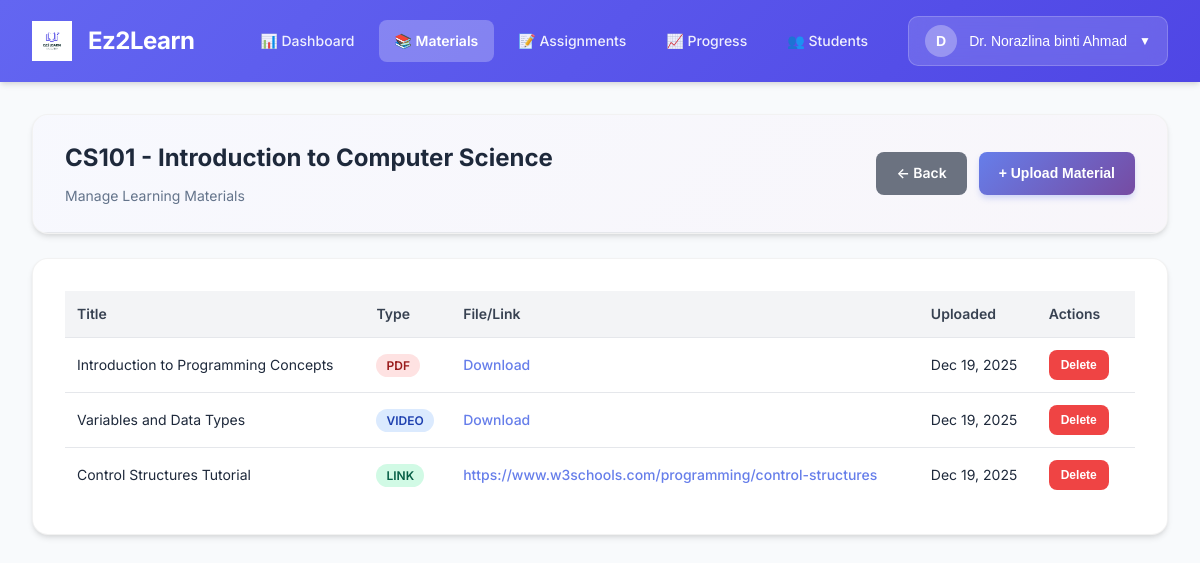
Page /lecturer/module-managelearning/manage-materials.php?course_id=1 (signed in) on the committed database.
### tables this page shows
CREATE TABLE courses (
    course_id INT AUTO_INCREMENT PRIMARY KEY,
    course_code VARCHAR(20) UNIQUE NOT NULL,
    course_name VARCHAR(100) NOT NULL,
    description TEXT,
    status ENUM('open','closed') DEFAULT 'open'
);

CREATE TABLE materials (
    material_id INT AUTO_INCREMENT PRIMARY KEY,
    course_id INT NOT NULL,
    lecturer_id INT NOT NULL,
    title VARCHAR(150) NOT NULL,
    material_type ENUM('pdf','video','link') NOT NULL,
    file_path VARCHAR(255),
    created_at TIMESTAMP DEFAULT CURRENT_TIMESTAMP,
    FOREIGN KEY (course_id) REFERENCES courses(course_id),
    FOREIGN KEY (lecturer_id) REFERENCES users(user_id)
);

### lecturer/module-managelearning/manage-materials.php (the view, shortened to what this page needs)
<?php
$db_host = 'localhost';
$db_user = 'root';
$db_pass = '';
$db_name = 'ez2learn';
$conn = mysqli_connect($db_host, $db_user, $db_pass, $db_name);
$lecturer_id = $_SESSION['user_id'] ?? 0;
$course_id = (int)($_GET['course_id'] ?? 0);
$verify_stmt = mysqli_prepare($conn, "
    SELECT c.course_id, c.course_code, c.course_name
    FROM courses c
    INNER JOIN course_lecturers cl ON c.course_id = cl.course_id
    WHERE c.course_id = ? AND cl.lecturer_id = ?
");
mysqli_stmt_bind_param($verify_stmt, "ii", $course_id, $lecturer_id);
mysqli_stmt_execute($verify_stmt);
$verify_result = mysqli_stmt_get_result($verify_stmt);
$course = mysqli_fetch_assoc($verify_result);
$materials_query = "
    SELECT material_id, title, material_type, file_path, created_at
    FROM materials
    WHERE course_id = ? AND lecturer_id = ?
    ORDER BY created_at DESC
";
$stmt = mysqli_prepare($conn, $materials_query);
mysqli_stmt_bind_param($stmt, "ii", $course_id, $lecturer_id);
mysqli_stmt_execute($stmt);
$result = mysqli_stmt_get_result($stmt);
$materials = mysqli_fetch_all($result, MYSQLI_ASSOC);
require_once '../../includes/header-lecturer.php';
?>
    <div class="container">
        <div class="page-header">
            <div class="page-header-content">
                <div class="page-header-left">
                    <h1><?php echo htmlspecialchars($course['course_code'] . ' - ' . $course['course_name']); ?></h1>
                    <p>Manage Learning Materials</p>
                </div>
                <div class="page-header-actions">
                    <a href="index.php" class="btn-back">← Back</a>
                    <button class="btn-add" onclick="openUploadModal()">+ Upload Material</button>
                </div>
            </div>
        </div>
        <div class="page-container">
            <div class="page-container-content">
                <?php if (empty($materials)): ?>
                    <div class="empty-state">
                        <p>No materials uploaded yet. Click "Upload Material" to get started.</p>
                    </div>
                <?php else: ?>
                    <div class="table-wrapper">
                        <table>
                    <thead>
                        <tr>
                            <th>Title</th>
                            <th>Type</th>
                            <th>File/Link</th>
                            <th>Uploaded</th>
                            <th>Actions</th>
                        </tr>
                    </thead>
                    <tbody>
                        <?php foreach ($materials as $material): ?>
                            <tr>
                                <td><?php echo htmlspecialchars($material['title']); ?></td>
                                <td><span class="badge badge-<?php echo $material['material_type']; ?>"><?php echo strtoupper($material['material_type']); ?></span></td>
                                <td>
                                    <?php if ($material['material_type'] === 'link'): ?>
                                        <a href="<?php echo htmlspecialchars($material['file_path']); ?>" target="_blank"><?php echo htmlspecialchars($material['file_path']); ?></a>
                                    <?php else: ?>
                                        <a href="../../<?php echo htmlspecialchars($material['file_path']); ?>" target="_blank">Download</a>
                                    <?php endif; ?>
                                </td>
                                <td><?php echo date('M d, Y', strtotime($material['created_at'])); ?></td>
                                <td>
                                    <button class="btn-action btn-delete" onclick="deleteMaterial(<?php echo $material['material_id']; ?>, '<?php echo htmlspecialchars($material['title']); ?>')">Delete</button>
                                </td>
                            </tr>
                        <?php endforeach; ?>
                        </tbody>
                    </table>
                    </div>
                <?php endif; ?>
            </div>
        </div>
    </div>
</body>
</html>

### includes/header-lecturer.php (style rules this page uses)
* { margin: 0; padding: 0; box-sizing: border-box; }
body { font-family: 'Inter', -apple-system, BlinkMacSystemFont, 'Segoe UI', sans-serif; background: #f8fafc; color: #1e293b; line-height: 1.6; }
.container { max-width: 1600px; margin: 2rem auto; padding: 0 2rem; }

### lecturer/module-managelearning/manage-materials.php (style rules this page uses)
.page-header { background: #ffffff; border-radius: 16px; box-shadow: 0 4px 6px -1px rgba(0, 0, 0, 0.1), 0 2px 4px -1px rgba(0, 0, 0, 0.06); overflow: hidden; border: 1px solid rgba(0, 0, 0, 0.05); margin-bottom: 1.5rem; }
.page-header-content { padding: 1.5rem 2rem; border-bottom: 1px solid #e5e7eb; background: linear-gradient(135deg, rgba(102, 126, 234, 0.05) 0%, rgba(118, 75, 162, 0.05) 100%); display: flex; justify-content: space-between; align-items: center; }
.page-header-left h1 { font-size: 1.5rem; font-weight: 700; color: #1e293b; margin-bottom: 0.5rem; }
.page-header-left p { color: #64748b; font-size: 0.875rem; }
.page-header-actions { display: flex; gap: 0.75rem; }
.btn-back { background: #6b7280; color: white; border: none; padding: 0.625rem 1.25rem; border-radius: 8px; cursor: pointer; font-size: 0.875rem; font-weight: 600; text-decoration: none; display: inline-flex; align-items: center; gap: 0.5rem; transition: all 0.3s cubic-bezier(0.4, 0, 0.2, 1); }
.btn-add { background: linear-gradient(135deg, #667eea 0%, #764ba2 100%); color: white; border: none; padding: 0.625rem 1.25rem; border-radius: 8px; cursor: pointer; font-size: 0.875rem; font-weight: 600; transition: all 0.3s cubic-bezier(0.4, 0, 0.2, 1); box-shadow: 0 4px 6px -1px rgba(102, 126, 234, 0.3); }
.page-container { background: #ffffff; border-radius: 16px; box-shadow: 0 4px 6px -1px rgba(0, 0, 0, 0.1), 0 2px 4px -1px rgba(0, 0, 0, 0.06); overflow: hidden; border: 1px solid rgba(0, 0, 0, 0.05); }
.page-container-content { padding: 2rem; }
.table-wrapper { overflow-x: auto; }
table { width: 100%; border-collapse: collapse; }
thead { background: #f3f4f6; }
th { padding: 0.75rem; text-align: left; font-weight: 600; font-size: 0.875rem; color: #374151; }
td { padding: 0.75rem; border-top: 1px solid #e5e7eb; font-size: 0.875rem; }
table a { color: #667eea; text-decoration: none; font-weight: 500; transition: all 0.3s cubic-bezier(0.4, 0, 0.2, 1); }
.badge { padding: 4px 10px; border-radius: 12px; font-size: 12px; font-weight: 600; }
.badge-pdf { background: #fee2e2; color: #991b1b; }
.badge-video { background: #dbeafe; color: #1e40af; }
.badge-link { background: #d1fae5; color: #065f46; }
.btn-action { padding: 0.5rem 0.75rem; border: none; border-radius: 8px; cursor: pointer; font-size: 0.75rem; margin-right: 0.5rem; font-weight: 600; transition: all 0.3s cubic-bezier(0.4, 0, 0.2, 1); }
.btn-delete { background: #ef4444; color: white; }

### rows in the picture
courses: course_code+course_name "CS101 - Introduction to Computer Science"
materials: title "Introduction to Programming Concepts", material_type "PDF", created_at "Dec 19, 2025"
materials: title "Variables and Data Types", material_type "VIDEO", created_at "Dec 19, 2025"
materials: title "Control Structures Tutorial", material_type "LINK", file_path "https://www.w3schools.com/programming/control-structures", created_at "Dec 19, 2025"

### other values in the picture
substr($user_name, 0, 1) "D"
$user_name "Dr. Norazlina binti Ahmad"
